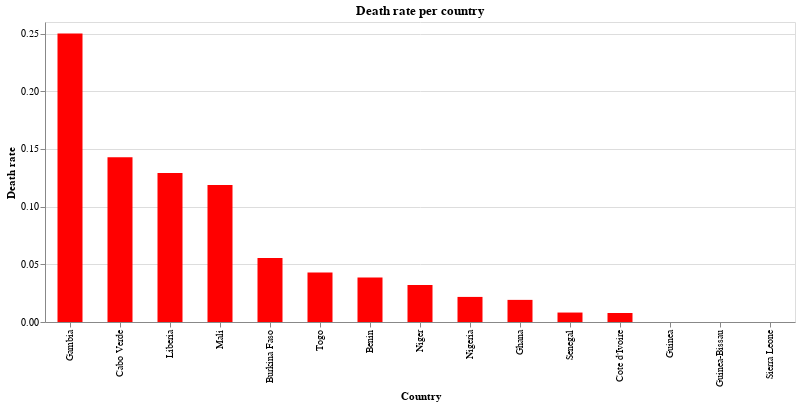

Notebook cell for this chart:
### Markdown cell above
### Death rate per Country

### Code cell
source = covid_ana_sort

alt.Chart(source).mark_bar(size = 25).encode(x = alt.X('Country', sort='-y'), y = 'Death rate', color = alt.value('red'),).properties(width = alt.Step(50), height = 300, title = 'Death rate per country').interactive()

### Figure 1 — Vega-Lite specification as saved in the notebook (floating-point values rounded to 4 significant figures)
{"config": {"view": {"continuousWidth": 400, "continuousHeight": 300}}, "data": {"name": "data-fe46e20c78ec254f98f8fa2a43749d10"}, "mark": {"type": "bar", "size": 25}, "encoding": {"color": {"value": "red"}, "x": {"type": "nominal", "field": "Country", "sort": "-y"}, "y": {"type": "quantitative", "field": "Death rate"}}, "height": 300, "selection": {"selector003": {"type": "interval", "bind": "scales", "encodings": ["x", "y"]}}, "title": "Death rate per country", "width": {"step": 50}, "$schema": "https://vega.github.io/schema/vega-lite/v4.0.2.json", "datasets": {"data-fe46e20c78ec254f98f8fa2a43749d10": [{"Country": "Burkina Faso", "Lat": 12.24, "Long": -1.562, "Date": "2020-04-08T00:00:00", "Confirmed_cases": 414, "Dead": 23, "Recovered": 134, "ill people": 280, "Death rate": 0.05556, "Recovered rate": 0.3237}, {"Country": "Cote d'Ivoire", "Lat": 7.54, "Long": -5.547, "Date": "2020-04-08T00:00:00", "Confirmed_cases": 384, "Dead": 3, "Recovered": 48, "ill people": 336, "Death rate": 0.007812, "Recovered rate": 0.125}, {"Country": "Niger", "Lat": 17.61, "Long": 8.082, "Date": "2020-04-08T00:00:00", "Confirmed_cases": 342, "Dead": 11, "Recovered": 28, "ill people": 314, "Death rate": 0.03216, "Recovered rate": 0.08187}, {"Country": "Ghana", "Lat": 7.947, "Long": -1.023, "Date": "2020-04-08T00:00:00", "Confirmed_cases": 313, "Dead": 6, "Recovered": 34, "ill people": 279, "Death rate": 0.01917, "Recovered rate": 0.1086}, {"Country": "Nigeria", "Lat": 9.082, "Long": 8.675, "Date": "2020-04-08T00:00:00", "Confirmed_cases": 276, "Dead": 6, "Recovered": 44, "ill people": 232, "Death rate": 0.02174, "Recovered rate": 0.1594}, {"Country": "Senegal", "Lat": 14.5, "Long": -14.45, "Date": "2020-04-08T00:00:00", "Confirmed_cases": 244, "Dead": 2, "Recovered": 113, "ill people": 131, "Death rate": 0.008197, "Recovered rate": 0.4631}, {"Country": "Guinea", "Lat": 9.946, "Long": -9.697, "Date": "2020-04-08T00:00:00", "Confirmed_cases": 164, "Dead": 0, "Recovered": 5, "ill people": 159, "Death rate": 0.0, "Recovered rate": 0.03049}, {"Country": "Togo", "Lat": 8.62, "Long": 0.8248, "Date": "2020-04-08T00:00:00", "Confirmed_cases": 70, "Dead": 3, "Recovered": 23, "ill people": 47, "Death rate": 0.04286, "Recovered rate": 0.3286}, {"Country": "Mali", "Lat": 17.57, "Long": -3.996, "Date": "2020-04-08T00:00:00", "Confirmed_cases": 59, "Dead": 7, "Recovered": 16, "ill people": 43, "Death rate": 0.1186, "Recovered rate": 0.2712}, {"Country": "Guinea-Bissau", "Lat": 11.8, "Long": -15.18, "Date": "2020-04-08T00:00:00", "Confirmed_cases": 33, "Dead": 0, "Recovered": 0, "ill people": 33, "Death rate": 0.0, "Recovered rate": 0.0}, {"Country": "Liberia", "Lat": 6.428, "Long": -9.43, "Date": "2020-04-08T00:00:00", "Confirmed_cases": 31, "Dead": 4, "Recovered": 3, "ill people": 28, "Death rate": 0.129, "Recovered rate": 0.09677}, {"Country": "Benin", "Lat": 9.308, "Long": 2.316, "Date": "2020-04-08T00:00:00", "Confirmed_cases": 26, "Dead": 1, "Recovered": 5, "ill people": 21, "Death rate": 0.03846, "Recovered rate": 0.1923}, {"Country": "Cabo Verde", "Lat": 16.54, "Long": -23.04, "Date": "2020-04-08T00:00:00", "Confirmed_cases": 7, "Dead": 1, "Recovered": 1, "ill people": 6, "Death rate": 0.1429, "Recovered rate": 0.1429}, {"Country": "Sierra Leone", "Lat": 8.461, "Long": -11.78, "Date": "2020-04-08T00:00:00", "Confirmed_cases": 7, "Dead": 0, "Recovered": 0, "ill people": 7, "Death rate": 0.0, "Recovered rate": 0.0}, {"Country": "Gambia", "Lat": 13.44, "Long": -15.31, "Date": "2020-04-08T00:00:00", "Confirmed_cases": 4, "Dead": 1, "Recovered": 2, "ill people": 2, "Death rate": 0.25, "Recovered rate": 0.5}]}}
